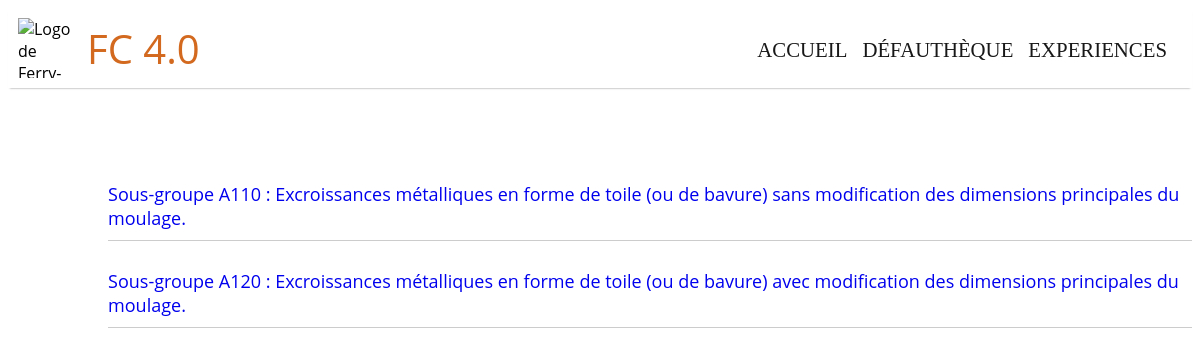
/Webfautheque/A100/, run on the app's committed database.
### Webfautheque/models.py (models this page shows, shortened)
class Sous_groupe(models.Model):
    groupe = models.ForeignKey('Groupe', on_delete=models.CASCADE)
    sous_groupe_idperso = models.CharField('Sous groupe', max_length=4)
    sous_groupe_nom = models.CharField('Description', max_length=200)

### Webfautheque/views.py (the view)
def page_sous_groupes_defautheque(request, classe_idperso, groupe_idperso_one_char):
    sous_groupes_list = Sous_groupe.objects.filter(
        groupe_id=Groupe.objects.filter(groupe_idperso=classe_idperso + groupe_idperso_one_char + '00').values()[0][
            "id"])
    context = {'sous_groupes_list': sous_groupes_list}
    return render(request, 'Webfautheque/sous_groupes.html', context)

### templates/Webfautheque/sous_groupes.html (shortened to what this page needs)
<!DOCTYPE html>
<html lang="fr">
{% extends "Webfautheque/base.html" %}
{% load static %}
{% block content %}
<link rel="stylesheet" type="text/css" href="{% static 'css/classe_groupe.css' %}"/>
<div class="list_sous_groupes">
    <ul>
        {% for sous_groupe in sous_groupes_list %}
            <li>
                <a href="/Webfautheque/{{ sous_groupe.sous_groupe_idperso }}">Sous-groupe {{ sous_groupe.sous_groupe_idperso }}
                    : {{ sous_groupe.sous_groupe_nom }}</a></li>
        {% endfor %}
    </ul>
</div>
{% endblock %}

### static/css/header.css (style rules this page uses)
body { font-family: "Open Sans", sans-serif; }
a { text-decoration: none; }

### static/css/classe_groupe.css (style rules this page uses)
.list_classe, .list_groupes, .list_sous_groupes { display: flex; align-items: center; margin-left: 60px; margin-top:50px; }
.list_classe li, .list_groupes li, .list_sous_groupes li { display: flex; justify-content: space-between; align-items: center; padding: 10px; padding-left: 0px; border-bottom: 1px solid #ccc; font-size: 18px; }
a { margin-top: 18px; }

### data on the page
Sous_groupe: sous_groupe_idperso "A110", sous_groupe_nom "Excroissances métalliques en forme de toile (ou de bavure) sans modification des dimensions principales du moulage."
Sous_groupe: sous_groupe_idperso "A120", sous_groupe_nom "Excroissances métalliques en forme de toile (ou de bavure) avec modification des dimensions principales du moulage."
